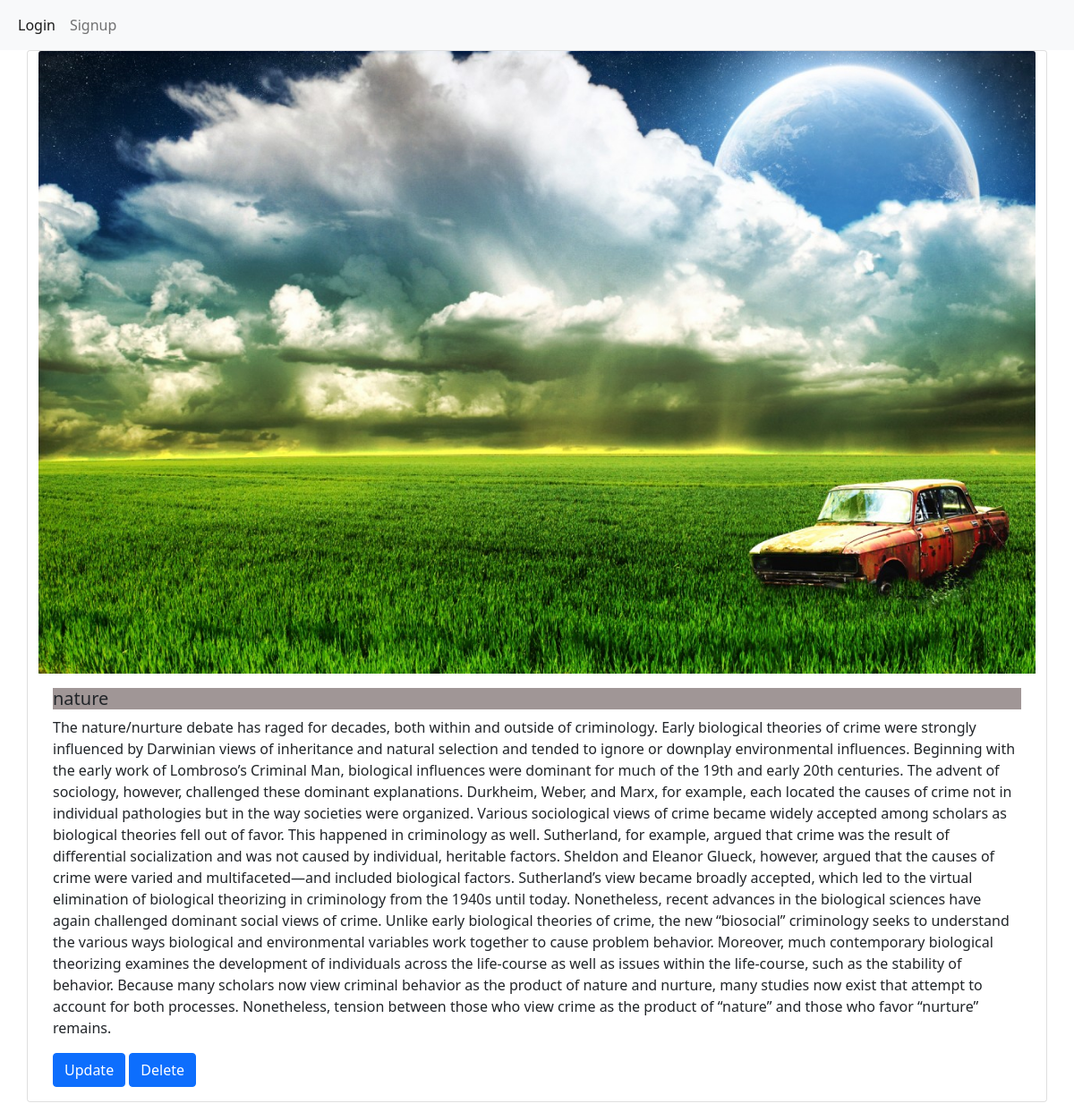
/home/, run on the app's committed database.
### blogapp/models.py (models this page shows)
class blog(models.Model):
    photo = models.ImageField(upload_to='image')
    title = models.CharField(max_length=100)
    content = models.CharField(max_length=10000)

### blogapp/views.py (the view)
# urls.py: 2. Add a URL to urlpatterns:  path('', views.home, name='home')
def home(request):
    d = blog.objects.all()
    P = Paginator(d,1)
    page_number = request.GET.get('page')
    final_data = P.get_page(page_number)
    return render(request,'home.html',{'data':final_data})

### blogapp/template/home.html (shortened to what this page needs)
{% extends 'base.html' %} {% load static %} {% block title %} HOME {% endblock %} {% block content %} {% if data %} {% for d in data %}
<div class="card">
    {% if d.photo %}
    <div class="row-3">
        <img src="{{d.photo.url}}" class="card-img-top" alt="">
    </div>
    {% endif %}
    <div class="card-body">
        <h5 class="card-title">{{d.title}}</h5>
        <p class="card-text">{{d.content}}</p>
        <a href="{% url 'edit' d.id %}" class="btn btn-primary">Update</a>
        <a href="{% url 'delete' d.id %}" class="btn btn-primary">Delete</a>
    </div>
</div>
<nav aria-label="...">
</nav>
{% endfor %} {% endif %} {% endblock %}

### blogapp/template/base.html (shortened to what this page needs)
<!DOCTYPE html>
<html>
{% load static %}
<head>
    <link rel="stylesheet" href="/static/css/bootstrap.min.css">
    <link rel="stylesheet" href="/static/css/style.css">
</head>
<body>
    {% include 'navbar.html' %}
    <div class="container-fluid">
        <div class="container">
            <div class="row">
                {% block content %}{% endblock %}
            </div>
        </div>
    </div>
</body>
</html

### blogapp/template/navbar.html
<nav class="navbar navbar-expand-lg navbar-light bg-light">
    <div class="container-fluid">
        <div class="collapse navbar-collapse" id="navbarSupportedContent">
            {% if user.is_authenticated %}
            <ul class="navbar-nav me-auto mb-2 mb-lg-0">
                <li class="nav-item">
                    <a class="nav-link active" aria-current="page" href="{% url 'home' %}">Home</a>
                </li>
                <li class="nav-item">
                    <a class="nav-link active" aria-current="page" href="{% url 'addblog' %}">Add blog</a>
                </li>
                <li class="nav-item">
                    <a class="nav-link active" aria-current="page" href="{% url 'logout' %}">logout</a>
                </li>
            </ul>
            <form class="d-flex">
                <input class="form-control me-2" type="search" placeholder="Search" aria-label="Search">
                <button class="btn btn-outline-success" type="submit">Search</button>
            </form>
            {% else %}
            <ul class="navbar-nav me-auto mb-2 mb-lg-0">
                <li class="nav-item">
                    <a class="nav-link active" aria-current="page" href="{% url 'login' %}">Login</a>
                </li>
                <li class="nav-item">
                    <a class="nav-link" href="{% url 'signup' %}">Signup</a>
                </li>
            </ul>
            {% endif %}
        </div>
    </div>
</nav>

### blogapp/static/css/style.css (style rules this page uses)
.card-title { background-color: rgb(160, 150, 150); }
.card { margin-top: 0em; }

### data on the page
blog: photo (picture), title "nature", content "The nature/nurture debate has raged for decades, both within and outside of criminology. Early biological theories of crime were strongly influenced by Darwinian views of inheritance and natural selection and tended to ignore or downplay environmental influences. Beginning with the early work of Lombroso’s Criminal Man, biological influences were dominant for much of the 19th and early 20th centuries. The advent of sociology, however, challenged these dominant explanations. Durkheim, Weber, and Marx, for example, each located the causes of crime not in individual pathologies but in the way societies were organized. Various sociological views of crime became widely accepted among scholars as…"
